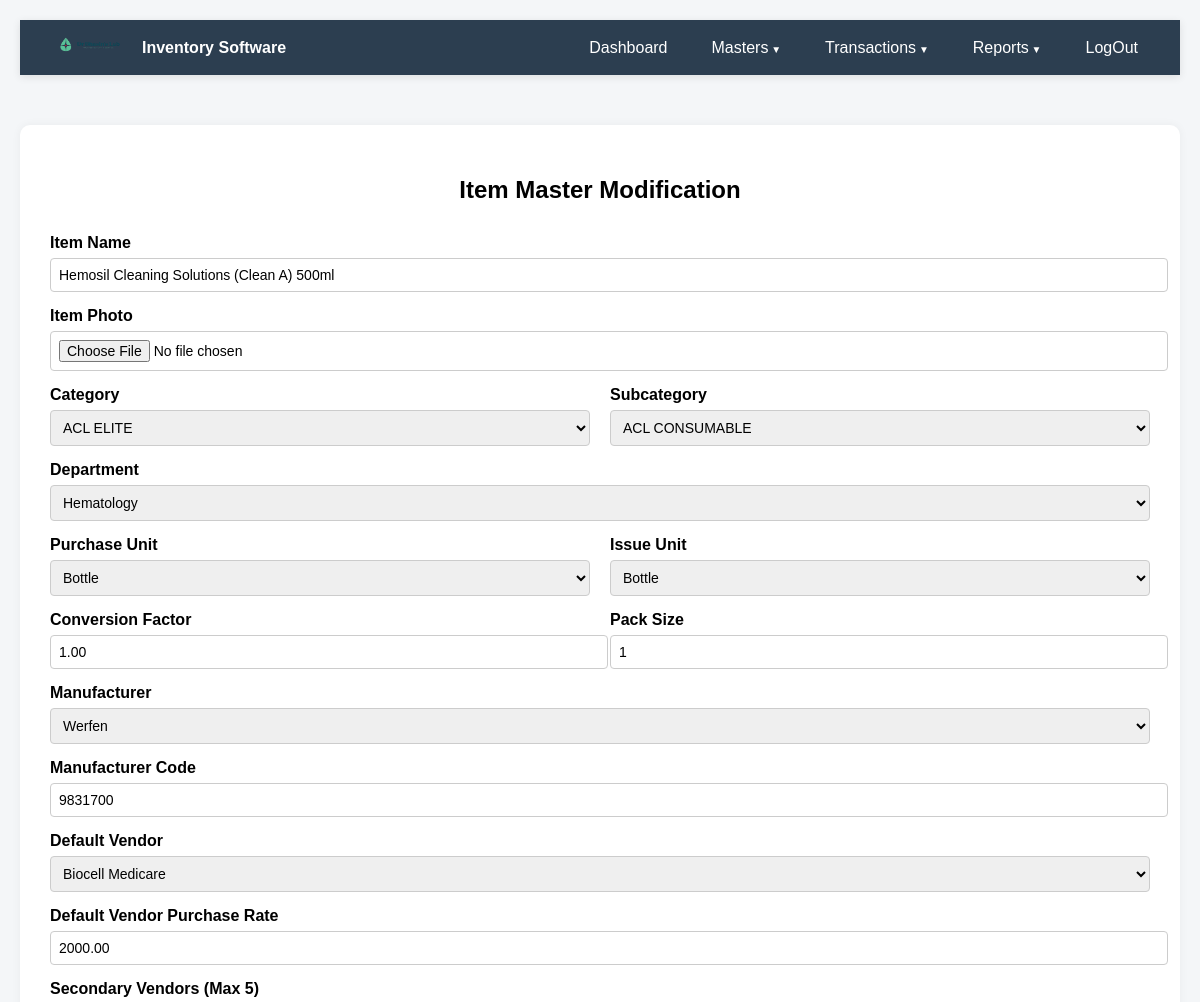
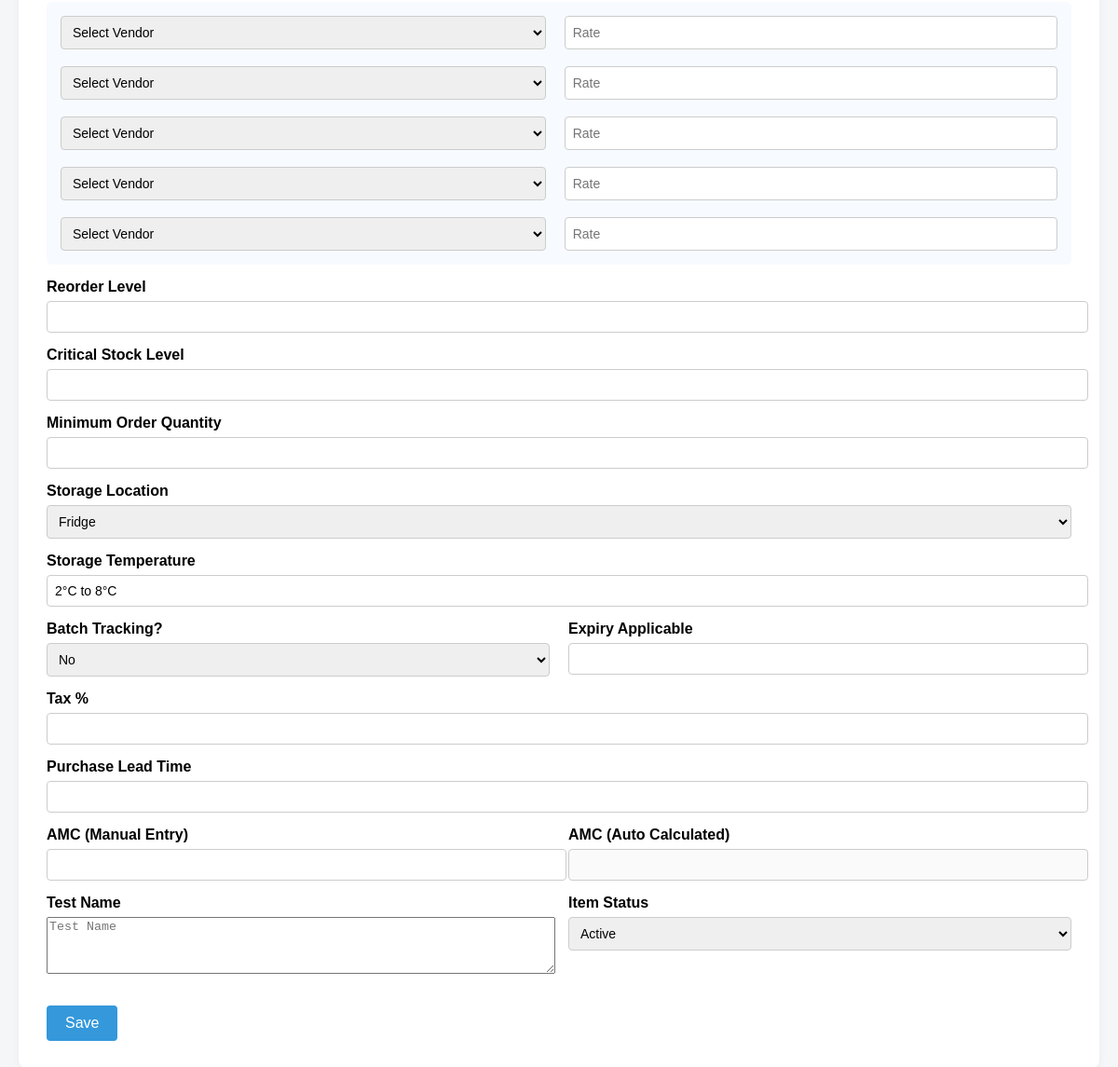
The page /modifyitem.php?id=ITM1745048759 (signed in) on the database its author committed (2 pictures, top to bottom).
### tables this page shows
CREATE TABLE `item_master` (
  `id` int(11) NOT NULL,
  `code` varchar(225) NOT NULL,
  `name` varchar(150) NOT NULL,
  `category_code` varchar(10) DEFAULT NULL,
  `subcategory_code` varchar(10) DEFAULT NULL,
  `unit_code` varchar(10) DEFAULT NULL,
  `department_codes` text DEFAULT NULL,
  `vendor_codes` text DEFAULT NULL,
  `manufacturer` varchar(225) NOT NULL,
  `manufacturer_code` varchar(10) DEFAULT NULL,
  `temperature_code` varchar(10) DEFAULT NULL,
  `reorder_level` int(11) DEFAULT 0,
  `batch_tracking` tinyint(1) DEFAULT 0,
  `min_expiry_days` int(11) DEFAULT 0,
  `status` enum('Active','Inactive') DEFAULT 'Active',
  `updated_at` datetime DEFAULT current_timestamp() ON UPDATE current_timestamp(),
  `purchase_unit` varchar(50) DEFAULT NULL,
  `issue_unit` varchar(50) DEFAULT NULL,
  `conversion_factor` decimal(10,2) DEFAULT 1.00,
  `pack_size` varchar(50) DEFAULT NULL,
  `default_vendor` varchar(225) DEFAULT NULL,
  `default_rate` decimal(10,2) DEFAULT 0.00,
  `opening_stock` decimal(10,2) DEFAULT 0.00,
  `min_order_qty` decimal(10,2) DEFAULT 0.00,
  `storage_location` varchar(50) DEFAULT NULL,
  `storage_temp` varchar(50) DEFAULT NULL,
  `expiry_applicable` tinyint(1) DEFAULT 0,
  `purchase_lead_time` int(11) DEFAULT 0,
  `tax` decimal(5,2) DEFAULT 0.00,
  `amcc` varchar(225) NOT NULL,
  `photo` varchar(255) DEFAULT NULL,
  `secondary_vendors` text DEFAULT NULL,
  `secondary_vendorsrates` text NOT NULL,
  `testname` text NOT NULL
);

CREATE TABLE `subcategory_master` (
  `id` int(11) NOT NULL,
  `code` varchar(10) DEFAULT NULL,
  `name` varchar(100) NOT NULL,
  `category_code` varchar(10) DEFAULT NULL,
  `description` text DEFAULT NULL,
  `status` enum('Active','Inactive') DEFAULT 'Active',
  `updated_at` datetime DEFAULT current_timestamp()
);

CREATE TABLE `department_master` (
  `id` int(11) NOT NULL,
  `code` varchar(10) DEFAULT NULL,
  `name` varchar(100) NOT NULL,
  `description` text DEFAULT NULL,
  `status` enum('Active','Inactive') DEFAULT 'Active',
  `updated_at` datetime DEFAULT current_timestamp()
);

CREATE TABLE `unit_master` (
  `id` int(11) NOT NULL,
  `code` varchar(10) DEFAULT NULL,
  `name` varchar(100) NOT NULL,
  `description` text DEFAULT NULL,
  `status` enum('Active','Inactive') DEFAULT 'Active',
  `updated_at` datetime DEFAULT current_timestamp()
);

CREATE TABLE `vendor_master` (
  `id` int(11) NOT NULL,
  `code` varchar(10) DEFAULT NULL,
  `name` varchar(100) NOT NULL,
  `senior_manager` varchar(100) DEFAULT NULL,
  `senior_email` varchar(100) DEFAULT NULL,
  `senior_phone` varchar(20) DEFAULT NULL,
  `account_manager` varchar(100) DEFAULT NULL,
  `account_email` varchar(100) DEFAULT NULL,
  `account_phone` varchar(20) DEFAULT NULL,
  `pan` varchar(20) DEFAULT NULL,
  `gst` varchar(20) DEFAULT NULL,
  `address` text DEFAULT NULL,
  `status` enum('Active','Inactive') DEFAULT 'Active',
  `updated_at` datetime DEFAULT current_timestamp()
);

CREATE TABLE `location_master` (
  `id` int(11) NOT NULL,
  `code` varchar(10) DEFAULT NULL,
  `name` varchar(100) NOT NULL,
  `temperature_code` varchar(10) DEFAULT NULL,
  `description` text DEFAULT NULL,
  `status` enum('Active','Inactive') DEFAULT 'Active',
  `updated_at` datetime DEFAULT current_timestamp()
);

### modifyitem.php (the view, shortened to what this page needs)
<?php
include 'header.php';
include 'dbconnection.php';
$categories = [];
$subcategories = [];
$codess=$_GET['id'];
$cat_result = $conn->query("SELECT code, name FROM category_master WHERE status='Active'");
while ($row = $cat_result->fetch_assoc()) {
    $categories[$row['code']] = $row['name'];
}
$sub_result = $conn->query("SELECT code, name, category_code FROM subcategory_master WHERE status='Active'");
while ($row = $sub_result->fetch_assoc()) {
    $subcategories[] = $row;
}
$result = $conn->query("SELECT i.code AS `Item Code`,
  i.name AS `Item Name`,
  i.manufacturer_code AS `Mfg Code`,
  i.manufacturer AS `Manufact`,
  i.default_vendor AS `Vendor`,
  i.storage_temp AS `Storage Temp`,
  i.testname AS `Tests Names`,
  i.storage_location AS `Storage Loc`,
  m.name AS `Mfg Name`,
  l.name AS `Location`,
  i.purchase_unit AS `Per. Unit`,
  i.issue_unit AS `Iss. Unit`,
  i.conversion_factor AS `Conv. Factor`,
  i.pack_size AS `Pack Size`,
  i.default_rate AS `Rate`,
  v.name AS `Pimary Suppl.`,
  sc.name AS `Test Name`,
  t.name AS `Temp`,
  uni.name AS `Purcha Name`,
  i.subcategory_code AS `subcatgory code`,
   i.category_code AS `catgory code`,
   i.department_codes AS `department code`
FROM item_master i
LEFT JOIN manufacturer_master m ON i.manufacturer = m.code
LEFT JOIN location_master l ON i.storage_location = l.code
LEFT JOIN vendor_master v ON i.default_vendor = v.code
LEFT JOIN subcategory_master sc ON i.subcategory_code = sc.code
LEFT JOIN unit_master uni ON i.purchase_unit = uni.code
LEFT JOIN temperature_master t ON i.storage_temp = t.code WHERE i.code='$codess'");
$rowsssss = $result->fetch_assoc();
?>
</head>
<body>
    <div class="container">
        <h2>Item Master Modification</h2>
<form method="post" action="" enctype="multipart/form-data">
        <div class="form-group"><label>Item Name</label><input name="name" type="text" value="<?php echo $rowsssss["Item Name"]; ?>"></div>
        <div class="form-group"><label>Item Photo</label><input type="file" name="paymentqr"></div>
        <div class="form-row">
            <div class="form-group"><label>Category</label>
<select id="category" onchange="filterSubcategories()" name="category">
  <?php foreach ($categories as $code => $name): ?>
    <option value="<?=$code?>" <?php if ($code==$rowsssss["catgory code"]): echo  "selected=selected" ?>
                                                             <?php endif ?>><?=$name?></option>
  <?php endforeach; ?>
</select>
</div>
            <div class="form-group"><label>Subcategory</label><select id="subcategory" name="subcategory">
  <?php foreach ($subcategories as $sub): ?>
       <option value="<?=$sub['code']?>" <?php if ($sub['code']==$rowsssss["subcatgory code"]): echo  "selected=selected" ?>
                                                             <?php endif ?>><?=$sub['name']?></option>
  <?php endforeach; ?>
</select></div>
        </div>
        <div class="form-group"><label>Department</label><select id="department" name="department">
        <?php
$cat_resultdepart = $conn->query("SELECT * FROM department_master WHERE status='Active'");
while ($rowdepr = $cat_resultdepart->fetch_assoc()) {
    ?>
    <option value="<?=$rowdepr['code']?>" <?php if ($rowdepr['code']==$rowsssss["department code"]): echo  "selected=selected" ?>
                                                             <?php endif ?>><?=$rowdepr['name']?></option>
    <?php
}
        ?>
        </select></div>
        <div class="form-row">
            <div class="form-group"><label>Purchase Unit</label><select id="purchase_unit" name="purchase_unit"><?php
$cat_resultunit = $conn->query("SELECT * FROM unit_master WHERE status='Active'");
while ($rowdunit = $cat_resultunit->fetch_assoc()) {
    ?>
     <option value="<?=$rowdunit['code']?>" <?php if ($rowdunit['code']==$rowsssss["Per. Unit"]): echo  "selected=selected" ?>
                                                             <?php endif ?>><?=$rowdunit['name']?></option>
    <?php
}
        ?></select></div>
            <div class="form-group"><label>Issue Unit</label><select id="issue_unit" name="issue_unit"><?php
$cat_resultunit = $conn->query("SELECT * FROM unit_master WHERE status='Active'");
while ($rowdunit = $cat_resultunit->fetch_assoc()) {
    ?>
     <option value="<?=$rowdunit['name']?>" <?php if ($rowdunit['name']==$rowsssss["Iss. Unit"]): echo  "selected=selected" ?>
                                                             <?php endif ?>><?=$rowdunit['name']?></option>
    <?php
}
        ?></select></div>
        </div>
        <div class="form-row">
            <div class="form-group"><label>Conversion Factor</label><input type="number" id="conversion_factor" name="conversion_factor" value="<?php echo $rowsssss["Conv. Factor"]; ?>"></div>
            <div class="form-group"><label>Pack Size</label><input type="number" id="pack_size" name="pack_size" value="<?php echo $rowsssss["Pack Size"]; ?>"></div>
        </div>
        <div class="form-group"><label>Manufacturer</label><select id="manufacturer" name="manufacturer"><?php
$cat_resultman = $conn->query("SELECT * FROM manufacturer_master WHERE status='Active'");
while ($rowdman = $cat_resultman->fetch_assoc()) {
    ?>
<option value="<?= $rowdman['name'] ?>">
      <?= $rowdman['name'] ?></option>
    <?php
}
        ?></select></div>
        <div class="form-group"><label>Manufacturer Code</label><input type="text" id="manufacturer_code" name="manufacturer_code" value="<?php echo $rowsssss["Mfg Code"]; ?>"></div>
        <div class="form-group"><label>Default Vendor</label><select id="default_vendor" name="default_vendor">
            <?php
$cat_resultven = $conn->query("SELECT * FROM vendor_master WHERE status='Active'");
while ($rowdven = $cat_resultven->fetch_assoc()) {
    ?>
    <option value="<?=$rowdven['name']?>" <?php if ($rowdven['name']==$rowsssss["Vendor"]): echo  "selected=selected" ?>
                                                             <?php endif ?>><?=$rowdven['name']?></option>
    <?php
}
        ?></select></div>
        <div class="form-group"><label>Default Vendor Purchase Rate</label><input type="number" id="default_rate" name="default_rate" value="<?php echo $rowsssss["Rate"]; ?>"></div>
    <div class="form-group"><label>Secondary Vendors (Max 5)</label>
        <div style="background:#f7faff; padding:15px; border-radius:6px;">
            <div class="form-row"><select name="secondaryvend[]"><option>Select Vendor</option><?php
        ?></select><input type="number" name="secondaryrate[]" placeholder="Rate" /></div><br/>
            <div class="form-row"><select name="secondaryvend[]"><option>Select Vendor</option><?php
        ?></select><input type="number" name="secondaryrate[]" placeholder="Rate" /></div><br/>
            <div class="form-row"><select name="secondaryvend[]"><option>Select Vendor</option><?php
        ?></select><input type="number" name="secondaryrate[]" placeholder="Rate" /></div><br/>
            <div class="form-row"><select name="secondaryvend[]"><option>Select Vendor</option><?php
        ?></select><input type="number" name="secondaryrate[]" placeholder="Rate" /></div><br/>
            <div class="form-row"><select name="secondaryvend[]"><option>Select Vendor</option><?php
        ?></select><input type="number" name="secondaryrate[]" placeholder="Rate" /></div>
        </div>
    </div>
        <div class="form-group"><label>Reorder Level</label><input type="number" id="reorder_level" name="reorder_level" value="<?php echo $rowsssss["reorder_level"]; ?>"></div>
        <div class="form-group"><label>Critical Stock Level</label><input type="number" id="opening_stock" name="opening_stock" value="<?php echo $rowsssss["min_order_qty"]; ?>"></div>
        <div class="form-group"><label>Minimum Order Quantity</label><input type="number" id="min_order_qty" name="min_order_qty" value="<?php echo $rowsssss["min_order_qty"]; ?>"></div>
        <div class="form-group"><label>Storage Location</label>
            <select onchange="autoFillTemperature()" id="storageLocation" name="storageLocation">
                <?php
$cat_resultloc = $conn->query("SELECT * FROM location_master WHERE status='Active'");
while ($rowdloc = $cat_resultloc->fetch_assoc()) {
    ?>
    <option value="<?=$rowdloc['temperature_code']?>" <?php if ($rowdloc['temperature_code']==$rowsssss["Storage Loc"]): echo  "selected=selected" ?>
                                                             <?php endif ?>><?=$rowdloc['temperature_code']?></option>
    <?php
}
        ?>
            </select>
        </div>
        <div class="form-group"><label>Storage Temperature</label><input type="text" id="storageTemp" readonly  name="storageTemp" value="<?php echo $rowsssss["Storage Temp"]; ?>"></div>
        <div class="form-row">
            <div class="form-group"><label>Batch Tracking?</label>
                <select id="batchTracking" onchange="toggleExpiryField()" name="batchTracking">
                    <option value="No">No</option>
                </select>
            </div>
            <div class="form-group"><label>Expiry Applicable</label><input type="text" id="expiryApplicable" name="expiryApplicable" value="<?php echo $rowsssss["expiry_applicable"]; ?>" readonly></div>
        </div>
        <div class="form-group"><label>Tax %</label><input type="number" id="tax" name="tax" value="<?php echo $rowsssss["tax"]; ?>"></div>
        <div class="form-group"><label>Purchase Lead Time</label><input type="number" id="purchase_lead_time" name="purchase_lead_time" value="<?php echo $rowsssss["purchase_lead_time"]; ?>"></div>
        <div class="form-row">
            <div class="form-group"><label>AMC (Manual Entry)</label><input type="number" id="amcc" name="amcc" value="<?php echo $rowsssss["amcc"]; ?>"></div>
            <div class="form-group"><label>AMC (Auto Calculated)</label><input type="number" disabled value="<?php echo $rowsssss[""]; ?>"></div>
        </div>
<div class="form-row">
    <div class="form-group"><label>Test Name</label>
    <textarea class="form-group"  rows="2" placeholder="Test Name" name="testname" style="    width: 100%;
    height: 55px;" ><?php echo $rowsssss["testname"]; ?></textarea>
</div>
        <div class="form-group"><label>Item Status</label>
            <select id="status" name="status"><option>Active</option><option>Inactive</option></select>
        </div>
    </div>
        <button type="submit" class="btn" name="submit">Save</button>
    </form>
    </div>
</body>
</html>

### header.php (style rules this page uses)
body { font-family: Arial, sans-serif; background: #f6f9fc; margin: 0; padding: 20px; }
.container { max-width: 1200px; margin: auto; }
h2 { margin-top: 0; }

### modifyitem.php (style rules this page uses)
body { font-family: Arial, sans-serif; background: #f4f6f8; padding: 20px; }
.container { background: #fff; padding: 30px; max-width: 1100px; margin: auto; border-radius: 10px; box-shadow: 0 0 10px rgba(0,0,0,0.05); margin-top: 50px; }
h2 { text-align: center; margin-bottom: 30px; }
.form-group { margin-bottom: 15px; }
label { display: block; font-weight: bold; margin-bottom: 6px; }
input[type="text"], input[type="number"], select, input[type="file"] { width: 100%; padding: 8px; font-size: 14px; border: 1px solid #ccc; border-radius: 4px; }
.form-row { display: flex; gap: 20px; }
.form-row .form-group { flex: 1; }
.btn { padding: 10px 20px; border: none; border-radius: 4px; background: #3498db; color: white; font-size: 16px; cursor: pointer; }

### rows shown on the page
item_master: name "Hemosil Cleaning Solutions (Clean A) 500ml", category "ACL ELITE", subcategory "ACL CONSUMABLE", department "Hematology", purchase_unit "Bottle", issue_unit "Bottle", conversion_factor "1.00", pack_size "1", manufacturer_code "9831700", default_vendor "Biocell Medicare", default_rate "2000.00", storageLocation "Fridge", storageTemp "2°C to 8°C"

### other values the page prints
form field manufacturer "Werfen"
